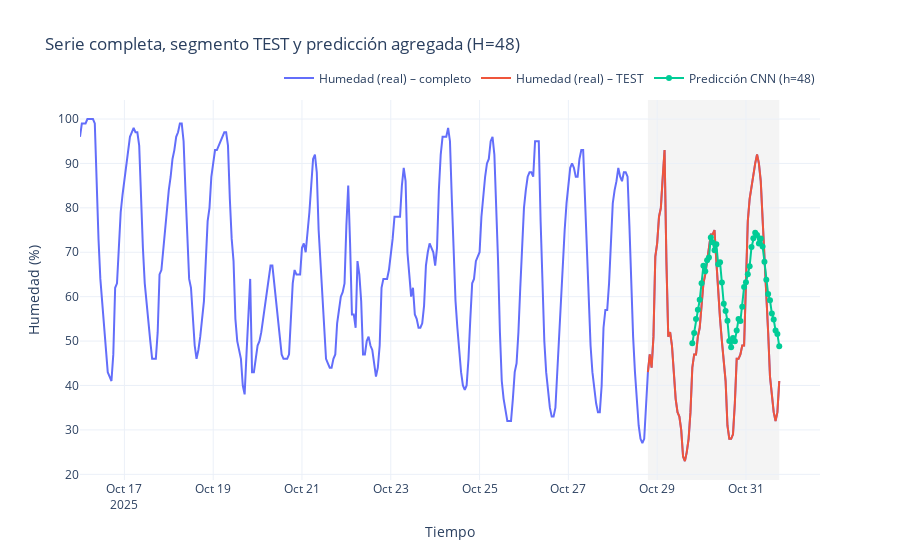

Notebook code cell kept with this figure:
### Code cell
import numpy as np
import pandas as pd
import plotly.graph_objects as go

# --- 1) Serie completa (verdadera) ---
# df_ml tiene TARGET en unidades reales; train/test ya están particionados
full_truth = df_ml[TARGET]                      # (toda la historia)
train_truth = df_train[TARGET]
test_truth  = df_test[TARGET]

# --- 2) Reconstruir timestamps por ventana de TEST y promediar predicciones solapadas ---
# Recalcular índices de inicio por ventana en TEST (coherentes con tus X_test/y_test)
_, _, idx_test = make_windows(X_test, y_test, WINDOW_SIZE, HORIZON)
times_test = df_test.index

# Asegúrate de tener Yhat_test (en escala invertida, % humedad)
# Yhat_test_inv: shape = (num_windows, HORIZON)

agg = {}  # timestamp -> [sum_pred, count]
num_windows = Yhat_test_inv.shape[0]

for j in range(num_windows):
    start_pos = int(idx_test[j])
    # rango de timestamps para el horizonte de esta ventana
    t_slice = times_test[start_pos + 1 : start_pos + 1 + HORIZON]
    y_pred_slice = Yhat_test_inv[j][:len(t_slice)]

    for ts, val in zip(t_slice, y_pred_slice):
        if ts not in agg:
            agg[ts] = [float(val), 1]
        else:
            agg[ts][0] += float(val)
            agg[ts][1] += 1

# Promedio por timestamp (para suavizar solapes)
pred_series = (
    pd.Series({ts: s/c for ts, (s, c) in agg.items()})
    .sort_index()
)
pred_series.name = "Predicción (CNN)"

# --- 3) Gráfica unificada: historia completa + segmentación train/test + predicción agregada ---
fig = go.Figure()

# Historia completa (verdad)
fig.add_trace(go.Scatter(
    x=full_truth.index, y=full_truth.values,
    name="Humedad (real) – completo", mode="lines"
))

# Overlay para resaltar TEST
fig.add_vrect(
    x0=test_truth.index.min(), x1=test_truth.index.max(),
    fillcolor="lightgray", opacity=0.25, line_width=0, layer="below",
)

# Truth solo en TEST (opcional, para contraste más visible)
fig.add_trace(go.Scatter(
    x=test_truth.index, y=test_truth.values,
    name="Humedad (real) – TEST", mode="lines"
))

# Predicción agregada sobre TEST
fig.add_trace(go.Scatter(
    x=pred_series.index, y=pred_series.values,
    name=f"Predicción CNN (h={HORIZON})", mode="lines+markers"
))

fig.update_layout(
    title=f"Serie completa, segmento TEST y predicción agregada (H={HORIZON})",
    xaxis_title="Tiempo",
    yaxis_title="Humedad (%)",
    template="plotly_white",
    legend=dict(orientation="h", yanchor="bottom", y=1.02, xanchor="right", x=1)
)

fig.show()

### Figure 1 — Plotly figure (JSON) as saved in the notebook; plotly's stock layout.template omitted (floating-point values rounded to 4 significant figures; data arrays with more than 128 entries replaced by an {"elided": "..."} marker saying what was removed)
{"data": [{"mode": "lines", "name": "Humedad (real) – completo", "type": "scatter", "x": {"elided": "379 str values"}, "y": {"elided": "379 int values"}}, {"mode": "lines", "name": "Humedad (real) – TEST", "type": "scatter", "x": ["2025-10-28T19:00:00-06:00", "2025-10-28T20:00:00-06:00", "2025-10-28T21:00:00-06:00", "2025-10-28T22:00:00-06:00", "2025-10-28T23:00:00-06:00", "2025-10-29T00:00:00-06:00", "2025-10-29T01:00:00-06:00", "2025-10-29T02:00:00-06:00", "2025-10-29T03:00:00-06:00", "2025-10-29T04:00:00-06:00", "2025-10-29T05:00:00-06:00", "2025-10-29T06:00:00-06:00", "2025-10-29T07:00:00-06:00", "2025-10-29T08:00:00-06:00", "2025-10-29T09:00:00-06:00", "2025-10-29T10:00:00-06:00", "2025-10-29T11:00:00-06:00", "2025-10-29T12:00:00-06:00", "2025-10-29T13:00:00-06:00", "2025-10-29T14:00:00-06:00", "2025-10-29T15:00:00-06:00", "2025-10-29T16:00:00-06:00", "2025-10-29T17:00:00-06:00", "2025-10-29T18:00:00-06:00", "2025-10-29T19:00:00-06:00", "2025-10-29T20:00:00-06:00", "2025-10-29T21:00:00-06:00", "2025-10-29T22:00:00-06:00", "2025-10-29T23:00:00-06:00", "2025-10-30T00:00:00-06:00", "2025-10-30T01:00:00-06:00", "2025-10-30T02:00:00-06:00", "2025-10-30T03:00:00-06:00", "2025-10-30T04:00:00-06:00", "2025-10-30T05:00:00-06:00", "2025-10-30T06:00:00-06:00", "2025-10-30T07:00:00-06:00", "2025-10-30T08:00:00-06:00", "2025-10-30T09:00:00-06:00", "2025-10-30T10:00:00-06:00", "2025-10-30T11:00:00-06:00", "2025-10-30T12:00:00-06:00", "2025-10-30T13:00:00-06:00", "2025-10-30T14:00:00-06:00", "2025-10-30T15:00:00-06:00", "2025-10-30T16:00:00-06:00", "2025-10-30T17:00:00-06:00", "2025-10-30T18:00:00-06:00", "2025-10-30T19:00:00-06:00", "2025-10-30T20:00:00-06:00", "2025-10-30T21:00:00-06:00", "2025-10-30T22:00:00-06:00", "2025-10-30T23:00:00-06:00", "2025-10-31T00:00:00-06:00", "2025-10-31T01:00:00-06:00", "2025-10-31T02:00:00-06:00", "2025-10-31T03:00:00-06:00", "2025-10-31T04:00:00-06:00", "2025-10-31T05:00:00-06:00", "2025-10-31T06:00:00-06:00", "2025-10-31T07:00:00-06:00", "2025-10-31T08:00:00-06:00", "2025-10-31T09:00:00-06:00", "2025-10-31T10:00:00-06:00", "2025-10-31T11:00:00-06:00", "2025-10-31T12:00:00-06:00", "2025-10-31T13:00:00-06:00", "2025-10-31T14:00:00-06:00", "2025-10-31T15:00:00-06:00", "2025-10-31T16:00:00-06:00", "2025-10-31T17:00:00-06:00", "2025-10-31T18:00:00-06:00"], "y": [43, 47, 44, 51, 69, 72, 78, 80, 87, 93, 68, 51, 52, 49, 43, 37, 34, 33, 30, 24, 23, 25, 28, 34, 44, 47, 47, 51, 53, 58, 63, 65, 68, 72, 74, 74, 75, 68, 60, 55, 50, 46, 41, 31, 28, 28, 29, 36, 46, 46, 47, 49, 49, 63, 77, 82, 85, 87, 90, 92, 90, 86, 78, 68, 59, 52, 42, 37, 34, 32, 34, 41]}, {"mode": "lines+markers", "name": "Predicción CNN (h=48)", "type": "scatter", "x": ["2025-10-29T19:00:00-06:00", "2025-10-29T20:00:00-06:00", "2025-10-29T21:00:00-06:00", "2025-10-29T22:00:00-06:00", "2025-10-29T23:00:00-06:00", "2025-10-30T00:00:00-06:00", "2025-10-30T01:00:00-06:00", "2025-10-30T02:00:00-06:00", "2025-10-30T03:00:00-06:00", "2025-10-30T04:00:00-06:00", "2025-10-30T05:00:00-06:00", "2025-10-30T06:00:00-06:00", "2025-10-30T07:00:00-06:00", "2025-10-30T08:00:00-06:00", "2025-10-30T09:00:00-06:00", "2025-10-30T10:00:00-06:00", "2025-10-30T11:00:00-06:00", "2025-10-30T12:00:00-06:00", "2025-10-30T13:00:00-06:00", "2025-10-30T14:00:00-06:00", "2025-10-30T15:00:00-06:00", "2025-10-30T16:00:00-06:00", "2025-10-30T17:00:00-06:00", "2025-10-30T18:00:00-06:00", "2025-10-30T19:00:00-06:00", "2025-10-30T20:00:00-06:00", "2025-10-30T21:00:00-06:00", "2025-10-30T22:00:00-06:00", "2025-10-30T23:00:00-06:00", "2025-10-31T00:00:00-06:00", "2025-10-31T01:00:00-06:00", "2025-10-31T02:00:00-06:00", "2025-10-31T03:00:00-06:00", "2025-10-31T04:00:00-06:00", "2025-10-31T05:00:00-06:00", "2025-10-31T06:00:00-06:00", "2025-10-31T07:00:00-06:00", "2025-10-31T08:00:00-06:00", "2025-10-31T09:00:00-06:00", "2025-10-31T10:00:00-06:00", "2025-10-31T11:00:00-06:00", "2025-10-31T12:00:00-06:00", "2025-10-31T13:00:00-06:00", "2025-10-31T14:00:00-06:00", "2025-10-31T15:00:00-06:00", "2025-10-31T16:00:00-06:00", "2025-10-31T17:00:00-06:00", "2025-10-31T18:00:00-06:00"], "y": [49.49, 51.84, 54.97, 57.07, 59.31, 63.03, 66.94, 65.71, 68.22, 68.8, 73.33, 72.23, 70.46, 71.78, 67.3, 67.77, 63.21, 58.39, 56.79, 54.57, 49.99, 48.63, 50.68, 49.98, 52.37, 54.98, 54.5, 57.74, 62.16, 63.24, 65.05, 66.84, 71.2, 73.16, 74.4, 73.9, 71.98, 73.09, 71.29, 67.86, 63.83, 60.58, 59.22, 56.22, 54.86, 52.37, 51.58, 48.86]}], "layout": {"legend": {"orientation": "h", "x": 1, "xanchor": "right", "y": 1.02, "yanchor": "bottom"}, "shapes": [{"fillcolor": "lightgray", "layer": "below", "line": {"width": 0}, "opacity": 0.25, "type": "rect", "x0": "2025-10-28T19:00:00-06:00", "x1": "2025-10-31T18:00:00-06:00", "xref": "x", "y0": 0, "y1": 1, "yref": "y domain"}], "title": {"text": "Serie completa, segmento TEST y predicción agregada (H=48)"}, "xaxis": {"title": {"text": "Tiempo"}}, "yaxis": {"title": {"text": "Humedad (%)"}}}}
